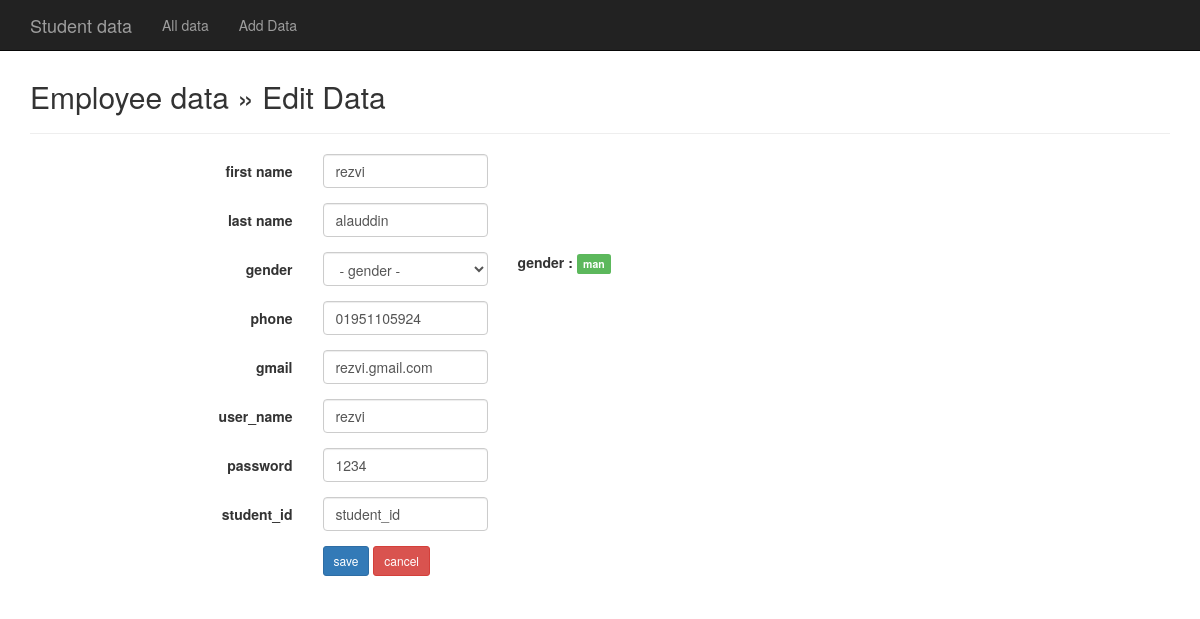
Page /edit.php?first_name=rezvi on the committed database.
### tables this page shows
CREATE TABLE `student_info` (
  `first_name` varchar(20) NOT NULL,
  `last_name` varchar(20) NOT NULL,
  `gender` varchar(10) NOT NULL,
  `student_id` varchar(16) NOT NULL,
  `address` varchar(50) NOT NULL,
  `phone` varchar(20) NOT NULL,
  `gmail` varchar(20) NOT NULL,
  `user_name` varchar(30) NOT NULL,
  `passward` varchar(30) NOT NULL
);

### edit.php (the view, shortened to what this page needs)
<?php
include("connect.php");
?>
<!DOCTYPE html>
<html lang="en">
<head>
	<link href="css/bootstrap.min.css" rel="stylesheet">
	<link href="css/bootstrap-datepicker.css" rel="stylesheet">
</head>
<body>
	<nav class="navbar navbar-inverse navbar-fixed-top">
		<div class="container">
			<div class="navbar-header">
				<a class="navbar-brand hidden-xs hidden-sm" href="index.php">Student data</a>
			</div>
			<div id="navbar" class="navbar-collapse collapse">
				<ul class="nav navbar-nav">
					<li><a href="index.php">All  data</a></li>
					<li><a href="add.php">Add Data</a></li>
				</ul>
			</div>
		</div>
	</nav>
	<div class="container">
		<div class="content">
          <h2>Employee data &raquo; Edit Data</h2>
			<hr />
			<?php
			$first_name = $_GET['first_name'];
			$sql = mysqli_query($connect, "SELECT * FROM student_info WHERE first_name='$first_name'");
			if(!$sql){
				header("Location: index.php");
			}else{
				$row = mysqli_fetch_assoc($sql);
			}
			?>
			<form class="form-horizontal" action="" method="post">
				<div class="form-group">
					<label class="col-sm-3 control-label">first name</label>
					<div class="col-sm-2">
						<input type="text" name="first_name" value="<?php echo $row ['first_name']; ?>" class="form-control" placeholder="first_name" required>
					</div>
				</div>
				<div class="form-group">
					<label class="col-sm-3 control-label">last name</label>
					<div class="col-sm-2">
						<input type="text" name="last_name" value="<?php echo $row ['last_name']; ?>" class="form-control" placeholder="last_name" required>
					</div>
				</div>
				<div class="form-group">
					<label class="col-sm-3 control-label">gender</label>
					<div class="col-sm-2">
						<select name="gender" class="form-control" required>
							<option value=""> - gender - </option>
						</select>
					</div>
					<div class="col-sm-3">
                    <b>gender :</b> <span class="label label-success"><?php echo $row['gender']; ?></span>
				    </div>
				</div>
				<div class="form-group">
					<label class="col-sm-3 control-label">phone</label>
					<div class="col-sm-2">
						<input type="text" name="phone" value="<?php echo $row ['phone']; ?>" class="form-control" placeholder="phone" required>
					</div>
				</div>
				<div class="form-group">
					<label class="col-sm-3 control-label">gmail</label>
					<div class="col-sm-2">
						<input type="text" name="gmail" value="<?php echo $row ['gmail']; ?>" class="form-control" placeholder="gmail" required>
					</div>
				</div>
				<div class="form-group">
					<label class="col-sm-3 control-label">user_name</label>
					<div class="col-sm-2">
						<input type="text" name="user_name" value="<?php echo $row ['user_name']; ?>" class="form-control" placeholder="user_name" required>
					</div>
				</div>
				<div class="form-group">
					<label class="col-sm-3 control-label">password</label>
					<div class="col-sm-2">
						<input type="text" name="password" value="<?php echo $row ['passward']; ?>" class="form-control" placeholder="password" required>
					</div>
				</div>
                  <div class="form-group">
					<label class="col-sm-3 control-label">student_id</label>
					<div class="col-sm-2">
						<input type="text" name="student_id" value="<?php echo $row ['student_id']; ?>" class="form-control" placeholder="student_id" required>
					</div>
				</div>
				<div class="form-group">
					<label class="col-sm-3 control-label">&nbsp;</label>
					<div class="col-sm-6">
						<input type="submit" name="save" class="btn btn-sm btn-primary" value="save">
						<a href="index.php" class="btn btn-sm btn-danger">cancel</a>
					</div>
				</div>
			</form>
</div>
	</div>
</body>
</html>

### edit.php (style rules this page uses)
.content { margin-top: 80px; }

### rows in the picture
student_info: first_name "rezvi", last_name "alauddin", gender "man", phone "01951105924", gmail "rezvi.gmail.com", user_name "rezvi", password "1234", student_id "student_id"
